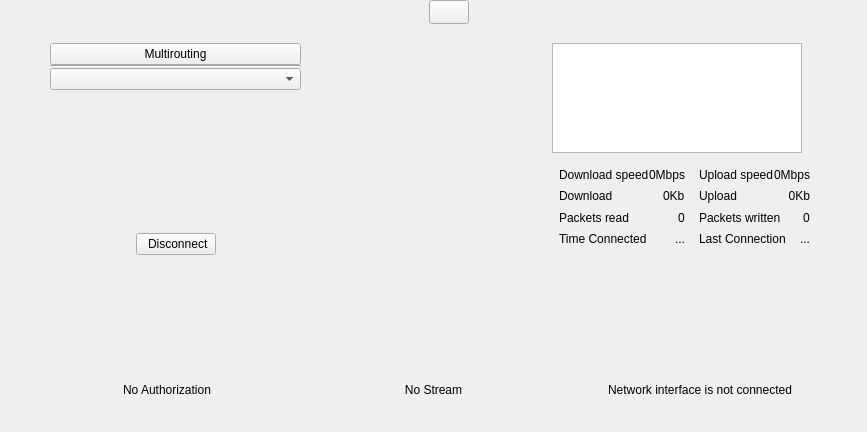
<?xml version="1.0" encoding="UTF-8"?>
<ui version="4.0">
 <class>DashboardSmall</class>
 <widget class="QWidget" name="DashboardSmall">
  <property name="geometry">
   <rect>
    <x>0</x>
    <y>0</y>
    <width>867</width>
    <height>432</height>
   </rect>
  </property>
  <property name="sizePolicy">
   <sizepolicy hsizetype="Minimum" vsizetype="Minimum">
    <horstretch>0</horstretch>
    <verstretch>0</verstretch>
   </sizepolicy>
  </property>
  <property name="windowTitle">
   <string>Form</string>
  </property>
  <property name="autoFillBackground">
   <bool>false</bool>
  </property>
  <property name="styleSheet">
   <string notr="true"/>
  </property>
  <layout class="QVBoxLayout" name="verticalLayout_10">
   <property name="spacing">
    <number>0</number>
   </property>
   <property name="leftMargin">
    <number>0</number>
   </property>
   <property name="topMargin">
    <number>0</number>
   </property>
   <property name="rightMargin">
    <number>0</number>
   </property>
   <property name="bottomMargin">
    <number>30</number>
   </property>
   <item>
    <layout class="QHBoxLayout" name="horizontalLayout_3">
     <item>
      <layout class="QVBoxLayout" name="verticalLayout_6">
       <property name="spacing">
        <number>0</number>
       </property>
       <item>
        <widget class="QToolButton" name="btMenu">
         <property name="autoRaise">
          <bool>true</bool>
         </property>
        </widget>
       </item>
       <item>
        <spacer name="verticalSpacer_5">
         <property name="orientation">
          <enum>Qt::Vertical</enum>
         </property>
         <property name="sizeType">
          <enum>QSizePolicy::Minimum</enum>
         </property>
         <property name="sizeHint" stdset="0">
          <size>
           <width>0</width>
           <height>1</height>
          </size>
         </property>
        </spacer>
       </item>
      </layout>
     </item>
     <item>
      <spacer name="horizontalSpacer_2">
       <property name="orientation">
        <enum>Qt::Horizontal</enum>
       </property>
       <property name="sizeHint" stdset="0">
        <size>
         <width>108</width>
         <height>20</height>
        </size>
       </property>
      </spacer>
     </item>
     <item>
      <layout class="QHBoxLayout" name="horizontalLayout_2">
       <property name="spacing">
        <number>0</number>
       </property>
       <item>
        <widget class="QLabel" name="lbMessage">
         <property name="sizePolicy">
          <sizepolicy hsizetype="Fixed" vsizetype="Minimum">
           <horstretch>0</horstretch>
           <verstretch>0</verstretch>
          </sizepolicy>
         </property>
         <property name="alignment">
          <set>Qt::AlignCenter</set>
         </property>
        </widget>
       </item>
       <item>
        <widget class="CustomPlacementButton" name="btMessageClose">
         <property name="sizePolicy">
          <sizepolicy hsizetype="Minimum" vsizetype="Minimum">
           <horstretch>0</horstretch>
           <verstretch>0</verstretch>
          </sizepolicy>
         </property>
         <property name="flat">
          <bool>false</bool>
         </property>
        </widget>
       </item>
      </layout>
     </item>
     <item>
      <spacer name="horizontalSpacer_3">
       <property name="orientation">
        <enum>Qt::Horizontal</enum>
       </property>
       <property name="sizeHint" stdset="0">
        <size>
         <width>108</width>
         <height>20</height>
        </size>
       </property>
      </spacer>
     </item>
     <item>
      <widget class="QWidget" name="wgTopRightSpacing" native="true">
       <property name="sizePolicy">
        <sizepolicy hsizetype="Fixed" vsizetype="Fixed">
         <horstretch>0</horstretch>
         <verstretch>0</verstretch>
        </sizepolicy>
       </property>
      </widget>
     </item>
    </layout>
   </item>
   <item>
    <spacer name="verticalSpacer_2">
     <property name="orientation">
      <enum>Qt::Vertical</enum>
     </property>
     <property name="sizeType">
      <enum>QSizePolicy::Fixed</enum>
     </property>
     <property name="sizeHint" stdset="0">
      <size>
       <width>20</width>
       <height>19</height>
      </size>
     </property>
    </spacer>
   </item>
   <item>
    <layout class="QHBoxLayout" name="horizontalLayout_15">
     <property name="spacing">
      <number>0</number>
     </property>
     <property name="leftMargin">
      <number>50</number>
     </property>
     <property name="topMargin">
      <number>0</number>
     </property>
     <property name="rightMargin">
      <number>50</number>
     </property>
     <property name="bottomMargin">
      <number>0</number>
     </property>
     <item>
      <layout class="QVBoxLayout" name="verticalLayout_3">
       <property name="spacing">
        <number>0</number>
       </property>
       <property name="topMargin">
        <number>0</number>
       </property>
       <item>
        <widget class="QWidget" name="wtMultirouting" native="true">
         <property name="sizePolicy">
          <sizepolicy hsizetype="Expanding" vsizetype="Fixed">
           <horstretch>0</horstretch>
           <verstretch>0</verstretch>
          </sizepolicy>
         </property>
         <layout class="QVBoxLayout" name="verticalLayout">
          <property name="spacing">
           <number>0</number>
          </property>
          <property name="leftMargin">
           <number>0</number>
          </property>
          <property name="topMargin">
           <number>0</number>
          </property>
          <property name="rightMargin">
           <number>0</number>
          </property>
          <property name="bottomMargin">
           <number>0</number>
          </property>
          <item>
           <layout class="QHBoxLayout" name="horizontalLayout_4">
            <property name="topMargin">
             <number>0</number>
            </property>
            <item>
             <widget class="CustomPlacementButton" name="btMultirouting">
              <property name="sizePolicy">
               <sizepolicy hsizetype="Expanding" vsizetype="Fixed">
                <horstretch>0</horstretch>
                <verstretch>0</verstretch>
               </sizepolicy>
              </property>
              <property name="text">
               <string>Multirouting</string>
              </property>
              <property name="checkable">
               <bool>true</bool>
              </property>
             </widget>
            </item>
           </layout>
          </item>
          <item>
           <widget class="Line" name="lineMultirouting">
            <property name="orientation">
             <enum>Qt::Horizontal</enum>
            </property>
           </widget>
          </item>
          <item>
           <widget class="ServersComboBox" name="cbUpstream">
            <property name="sizePolicy">
             <sizepolicy hsizetype="Expanding" vsizetype="Fixed">
              <horstretch>0</horstretch>
              <verstretch>0</verstretch>
             </sizepolicy>
            </property>
            <property name="maxVisibleItems">
             <number>6</number>
            </property>
            <property name="iconSize">
             <size>
              <width>31</width>
              <height>31</height>
             </size>
            </property>
           </widget>
          </item>
         </layout>
        </widget>
       </item>
       <item>
        <spacer name="verticalSpacer">
         <property name="orientation">
          <enum>Qt::Vertical</enum>
         </property>
         <property name="sizeType">
          <enum>QSizePolicy::Expanding</enum>
         </property>
         <property name="sizeHint" stdset="0">
          <size>
           <width>20</width>
           <height>81</height>
          </size>
         </property>
        </spacer>
       </item>
       <item>
        <layout class="QHBoxLayout" name="horizontalLayout_9">
         <item>
          <spacer name="horizontalSpacer_4">
           <property name="orientation">
            <enum>Qt::Horizontal</enum>
           </property>
           <property name="sizeHint" stdset="0">
            <size>
             <width>40</width>
             <height>20</height>
            </size>
           </property>
          </spacer>
         </item>
         <item>
          <widget class="CustomPlacementButton" name="btDisconnect">
           <property name="text">
            <string> Disconnect</string>
           </property>
          </widget>
         </item>
         <item>
          <spacer name="horizontalSpacer_5">
           <property name="orientation">
            <enum>Qt::Horizontal</enum>
           </property>
           <property name="sizeHint" stdset="0">
            <size>
             <width>40</width>
             <height>20</height>
            </size>
           </property>
          </spacer>
         </item>
        </layout>
       </item>
      </layout>
     </item>
     <item>
      <spacer name="horizontalSpacer">
       <property name="orientation">
        <enum>Qt::Horizontal</enum>
       </property>
       <property name="sizeType">
        <enum>QSizePolicy::Expanding</enum>
       </property>
       <property name="sizeHint" stdset="0">
        <size>
         <width>68</width>
         <height>20</height>
        </size>
       </property>
      </spacer>
     </item>
     <item>
      <layout class="QVBoxLayout" name="verticalLayout_2" stretch="0,0">
       <property name="spacing">
        <number>6</number>
       </property>
       <property name="bottomMargin">
        <number>0</number>
       </property>
       <item>
        <widget class="QGraphicsView" name="graphicsView">
         <property name="sizePolicy">
          <sizepolicy hsizetype="Minimum" vsizetype="Fixed">
           <horstretch>0</horstretch>
           <verstretch>0</verstretch>
          </sizepolicy>
         </property>
         <property name="minimumSize">
          <size>
           <width>250</width>
           <height>110</height>
          </size>
         </property>
         <property name="maximumSize">
          <size>
           <width>250</width>
           <height>110</height>
          </size>
         </property>
         <property name="styleSheet">
          <string notr="true"> *{} /*Don't remove this!!! Needed for right sizes*/</string>
         </property>
         <property name="verticalScrollBarPolicy">
          <enum>Qt::ScrollBarAlwaysOff</enum>
         </property>
         <property name="horizontalScrollBarPolicy">
          <enum>Qt::ScrollBarAlwaysOff</enum>
         </property>
         <property name="backgroundBrush">
          <brush brushstyle="NoBrush">
           <color alpha="255">
            <red>255</red>
            <green>255</green>
            <blue>255</blue>
           </color>
          </brush>
         </property>
         <property name="foregroundBrush">
          <brush brushstyle="NoBrush">
           <color alpha="255">
            <red>255</red>
            <green>255</green>
            <blue>255</blue>
           </color>
          </brush>
         </property>
         <property name="interactive">
          <bool>false</bool>
         </property>
         <property name="renderHints">
          <set>QPainter::Antialiasing|QPainter::HighQualityAntialiasing|QPainter::TextAntialiasing</set>
         </property>
         <property name="viewportUpdateMode">
          <enum>QGraphicsView::FullViewportUpdate</enum>
         </property>
        </widget>
       </item>
       <item>
        <widget class="QWidget" name="bgStatistics" native="true">
         <property name="sizePolicy">
          <sizepolicy hsizetype="Preferred" vsizetype="Expanding">
           <horstretch>0</horstretch>
           <verstretch>0</verstretch>
          </sizepolicy>
         </property>
         <property name="minimumSize">
          <size>
           <width>0</width>
           <height>39</height>
          </size>
         </property>
         <layout class="QHBoxLayout" name="horizontalLayout_5">
          <property name="spacing">
           <number>14</number>
          </property>
          <property name="leftMargin">
           <number>7</number>
          </property>
          <property name="topMargin">
           <number>5</number>
          </property>
          <property name="rightMargin">
           <number>7</number>
          </property>
          <property name="bottomMargin">
           <number>6</number>
          </property>
          <item>
           <layout class="QVBoxLayout" name="verticalLayout_9">
            <property name="spacing">
             <number>0</number>
            </property>
            <property name="leftMargin">
             <number>0</number>
            </property>
            <property name="topMargin">
             <number>0</number>
            </property>
            <property name="rightMargin">
             <number>0</number>
            </property>
            <property name="bottomMargin">
             <number>0</number>
            </property>
            <item>
             <layout class="QHBoxLayout" name="horizontalLayout_14">
              <property name="spacing">
               <number>0</number>
              </property>
              <property name="topMargin">
               <number>0</number>
              </property>
              <item>
               <widget class="QLabel" name="lblTitleDownloadSpeed">
                <property name="sizePolicy">
                 <sizepolicy hsizetype="Preferred" vsizetype="Preferred">
                  <horstretch>1</horstretch>
                  <verstretch>0</verstretch>
                 </sizepolicy>
                </property>
                <property name="text">
                 <string>Download speed</string>
                </property>
               </widget>
              </item>
              <item>
               <widget class="QLabel" name="lblDownloadSpeed">
                <property name="layoutDirection">
                 <enum>Qt::RightToLeft</enum>
                </property>
                <property name="text">
                 <string>0Mbps</string>
                </property>
               </widget>
              </item>
             </layout>
            </item>
            <item>
             <layout class="QHBoxLayout" name="horizontalLayout_13">
              <property name="spacing">
               <number>0</number>
              </property>
              <property name="topMargin">
               <number>0</number>
              </property>
              <property name="rightMargin">
               <number>0</number>
              </property>
              <item>
               <widget class="QLabel" name="lbTitleDownload">
                <property name="sizePolicy">
                 <sizepolicy hsizetype="Preferred" vsizetype="Preferred">
                  <horstretch>1</horstretch>
                  <verstretch>0</verstretch>
                 </sizepolicy>
                </property>
                <property name="text">
                 <string>Download</string>
                </property>
               </widget>
              </item>
              <item>
               <widget class="QLabel" name="lbReceived">
                <property name="sizePolicy">
                 <sizepolicy hsizetype="Expanding" vsizetype="Minimum">
                  <horstretch>0</horstretch>
                  <verstretch>0</verstretch>
                 </sizepolicy>
                </property>
                <property name="font">
                 <font/>
                </property>
                <property name="layoutDirection">
                 <enum>Qt::RightToLeft</enum>
                </property>
                <property name="text">
                 <string>0Kb</string>
                </property>
                <property name="alignment">
                 <set>Qt::AlignLeading|Qt::AlignLeft|Qt::AlignVCenter</set>
                </property>
               </widget>
              </item>
             </layout>
            </item>
            <item>
             <layout class="QHBoxLayout" name="horizontalLayout_17">
              <property name="spacing">
               <number>0</number>
              </property>
              <property name="topMargin">
               <number>0</number>
              </property>
              <item>
               <widget class="QLabel" name="lblTitlePacketsRead">
                <property name="sizePolicy">
                 <sizepolicy hsizetype="Preferred" vsizetype="Preferred">
                  <horstretch>1</horstretch>
                  <verstretch>0</verstretch>
                 </sizepolicy>
                </property>
                <property name="text">
                 <string>Packets read</string>
                </property>
               </widget>
              </item>
              <item>
               <widget class="QLabel" name="lblPacketsRead">
                <property name="layoutDirection">
                 <enum>Qt::RightToLeft</enum>
                </property>
                <property name="text">
                 <string>0</string>
                </property>
               </widget>
              </item>
             </layout>
            </item>
            <item>
             <layout class="QHBoxLayout" name="horizontalLayout_18">
              <property name="spacing">
               <number>0</number>
              </property>
              <property name="topMargin">
               <number>0</number>
              </property>
              <item>
               <widget class="QLabel" name="lblTitleTimeConnected">
                <property name="sizePolicy">
                 <sizepolicy hsizetype="Preferred" vsizetype="Preferred">
                  <horstretch>1</horstretch>
                  <verstretch>0</verstretch>
                 </sizepolicy>
                </property>
                <property name="text">
                 <string>Time Connected</string>
                </property>
               </widget>
              </item>
              <item>
               <widget class="QLabel" name="lblTimeConnected">
                <property name="sizePolicy">
                 <sizepolicy hsizetype="Preferred" vsizetype="Preferred">
                  <horstretch>0</horstretch>
                  <verstretch>0</verstretch>
                 </sizepolicy>
                </property>
                <property name="layoutDirection">
                 <enum>Qt::RightToLeft</enum>
                </property>
                <property name="text">
                 <string>...</string>
                </property>
               </widget>
              </item>
             </layout>
            </item>
           </layout>
          </item>
          <item>
           <layout class="QVBoxLayout" name="verticalLayout_15">
            <property name="spacing">
             <number>0</number>
            </property>
            <property name="leftMargin">
             <number>0</number>
            </property>
            <property name="topMargin">
             <number>0</number>
            </property>
            <property name="rightMargin">
             <number>0</number>
            </property>
            <property name="bottomMargin">
             <number>0</number>
            </property>
            <item>
             <layout class="QHBoxLayout" name="horizontalLayout_25">
              <property name="spacing">
               <number>0</number>
              </property>
              <item>
               <widget class="QLabel" name="lblTitleUploadSpeed">
                <property name="sizePolicy">
                 <sizepolicy hsizetype="Preferred" vsizetype="Preferred">
                  <horstretch>1</horstretch>
                  <verstretch>0</verstretch>
                 </sizepolicy>
                </property>
                <property name="text">
                 <string>Upload speed</string>
                </property>
               </widget>
              </item>
              <item>
               <widget class="QLabel" name="lblUploadSpeed">
                <property name="layoutDirection">
                 <enum>Qt::RightToLeft</enum>
                </property>
                <property name="text">
                 <string>0Mbps</string>
                </property>
               </widget>
              </item>
             </layout>
            </item>
            <item>
             <layout class="QHBoxLayout" name="horizontalLayout_19">
              <property name="spacing">
               <number>0</number>
              </property>
              <property name="topMargin">
               <number>0</number>
              </property>
              <property name="rightMargin">
               <number>0</number>
              </property>
              <item>
               <widget class="QLabel" name="lblTitleUpload">
                <property name="sizePolicy">
                 <sizepolicy hsizetype="Preferred" vsizetype="Preferred">
                  <horstretch>1</horstretch>
                  <verstretch>0</verstretch>
                 </sizepolicy>
                </property>
                <property name="text">
                 <string>Upload</string>
                </property>
               </widget>
              </item>
              <item>
               <widget class="QLabel" name="lbSent">
                <property name="sizePolicy">
                 <sizepolicy hsizetype="Expanding" vsizetype="Minimum">
                  <horstretch>0</horstretch>
                  <verstretch>0</verstretch>
                 </sizepolicy>
                </property>
                <property name="layoutDirection">
                 <enum>Qt::RightToLeft</enum>
                </property>
                <property name="text">
                 <string>0Kb</string>
                </property>
                <property name="alignment">
                 <set>Qt::AlignRight|Qt::AlignTrailing|Qt::AlignVCenter</set>
                </property>
               </widget>
              </item>
             </layout>
            </item>
            <item>
             <layout class="QHBoxLayout" name="horizontalLayout_24">
              <property name="spacing">
               <number>0</number>
              </property>
              <item>
               <widget class="QLabel" name="lblTitlePacketsWritten">
                <property name="sizePolicy">
                 <sizepolicy hsizetype="Preferred" vsizetype="Preferred">
                  <horstretch>1</horstretch>
                  <verstretch>0</verstretch>
                 </sizepolicy>
                </property>
                <property name="text">
                 <string>Packets written</string>
                </property>
               </widget>
              </item>
              <item>
               <widget class="QLabel" name="lblPacketsWritten">
                <property name="layoutDirection">
                 <enum>Qt::RightToLeft</enum>
                </property>
                <property name="text">
                 <string>0</string>
                </property>
               </widget>
              </item>
             </layout>
            </item>
            <item>
             <layout class="QHBoxLayout" name="horizontalLayout_23">
              <property name="spacing">
               <number>0</number>
              </property>
              <property name="topMargin">
               <number>0</number>
              </property>
              <item>
               <widget class="QLabel" name="lblTitleLastConnection">
                <property name="sizePolicy">
                 <sizepolicy hsizetype="Preferred" vsizetype="Preferred">
                  <horstretch>1</horstretch>
                  <verstretch>0</verstretch>
                 </sizepolicy>
                </property>
                <property name="text">
                 <string>Last Connection</string>
                </property>
               </widget>
              </item>
              <item>
               <widget class="QLabel" name="lblLastConnection">
                <property name="layoutDirection">
                 <enum>Qt::RightToLeft</enum>
                </property>
                <property name="text">
                 <string>...</string>
                </property>
               </widget>
              </item>
             </layout>
            </item>
           </layout>
          </item>
         </layout>
        </widget>
       </item>
      </layout>
     </item>
    </layout>
   </item>
   <item>
    <spacer name="verticalSpacer_3">
     <property name="orientation">
      <enum>Qt::Vertical</enum>
     </property>
     <property name="sizeType">
      <enum>QSizePolicy::Fixed</enum>
     </property>
     <property name="sizeHint" stdset="0">
      <size>
       <width>867</width>
       <height>100</height>
      </size>
     </property>
    </spacer>
   </item>
   <item>
    <layout class="QHBoxLayout" name="horizontalLayout_12">
     <property name="spacing">
      <number>1</number>
     </property>
     <property name="leftMargin">
      <number>34</number>
     </property>
     <property name="rightMargin">
      <number>34</number>
     </property>
     <item>
      <widget class="QWidget" name="bgAuth" native="true">
       <property name="sizePolicy">
        <sizepolicy hsizetype="Expanding" vsizetype="Minimum">
         <horstretch>0</horstretch>
         <verstretch>0</verstretch>
        </sizepolicy>
       </property>
       <layout class="QVBoxLayout" name="verticalLayout_11">
        <property name="spacing">
         <number>3</number>
        </property>
        <property name="leftMargin">
         <number>5</number>
        </property>
        <property name="topMargin">
         <number>5</number>
        </property>
        <property name="rightMargin">
         <number>5</number>
        </property>
        <property name="bottomMargin">
         <number>5</number>
        </property>
        <item>
         <layout class="QHBoxLayout" name="horizontalLayout">
          <item>
           <spacer name="horizontalSpacer_6">
            <property name="orientation">
             <enum>Qt::Horizontal</enum>
            </property>
            <property name="sizeHint" stdset="0">
             <size>
              <width>40</width>
              <height>20</height>
             </size>
            </property>
           </spacer>
          </item>
          <item>
           <layout class="QVBoxLayout" name="verticalLayout_4">
            <property name="spacing">
             <number>2</number>
            </property>
            <item>
             <widget class="QLabel" name="lbAuthorization">
              <property name="sizePolicy">
               <sizepolicy hsizetype="Minimum" vsizetype="Minimum">
                <horstretch>0</horstretch>
                <verstretch>0</verstretch>
               </sizepolicy>
              </property>
              <property name="minimumSize">
               <size>
                <width>20</width>
                <height>20</height>
               </size>
              </property>
              <property name="maximumSize">
               <size>
                <width>20</width>
                <height>20</height>
               </size>
              </property>
              <property name="styleSheet">
               <string notr="true"/>
              </property>
              <property name="frameShape">
               <enum>QFrame::NoFrame</enum>
              </property>
              <property name="lineWidth">
               <number>0</number>
              </property>
              <property name="midLineWidth">
               <number>0</number>
              </property>
              <property name="text">
               <string/>
              </property>
              <property name="scaledContents">
               <bool>true</bool>
              </property>
              <property name="mode" stdset="0">
               <bool>false</bool>
              </property>
             </widget>
            </item>
           </layout>
          </item>
          <item>
           <spacer name="horizontalSpacer_7">
            <property name="orientation">
             <enum>Qt::Horizontal</enum>
            </property>
            <property name="sizeHint" stdset="0">
             <size>
              <width>40</width>
              <height>20</height>
             </size>
            </property>
           </spacer>
          </item>
         </layout>
        </item>
        <item>
         <widget class="QLabel" name="lbAuthorizationText">
          <property name="sizePolicy">
           <sizepolicy hsizetype="Preferred" vsizetype="Minimum">
            <horstretch>0</horstretch>
            <verstretch>0</verstretch>
           </sizepolicy>
          </property>
          <property name="maximumSize">
           <size>
            <width>16777215</width>
            <height>50</height>
           </size>
          </property>
          <property name="font">
           <font>
            <weight>50</weight>
            <italic>false</italic>
            <bold>false</bold>
           </font>
          </property>
          <property name="text">
           <string>No Authorization</string>
          </property>
          <property name="alignment">
           <set>Qt::AlignCenter</set>
          </property>
          <property name="wordWrap">
           <bool>true</bool>
          </property>
         </widget>
        </item>
       </layout>
      </widget>
     </item>
     <item>
      <widget class="QWidget" name="bgStream" native="true">
       <property name="sizePolicy">
        <sizepolicy hsizetype="Expanding" vsizetype="Minimum">
         <horstretch>0</horstretch>
         <verstretch>0</verstretch>
        </sizepolicy>
       </property>
       <layout class="QVBoxLayout" name="verticalLayout_12">
        <property name="spacing">
         <number>3</number>
        </property>
        <property name="leftMargin">
         <number>5</number>
        </property>
        <property name="topMargin">
         <number>5</number>
        </property>
        <property name="rightMargin">
         <number>5</number>
        </property>
        <property name="bottomMargin">
         <number>5</number>
        </property>
        <item>
         <layout class="QHBoxLayout" name="horizontalLayout_8">
          <item>
           <spacer name="horizontalSpacer_8">
            <property name="orientation">
             <enum>Qt::Horizontal</enum>
            </property>
            <property name="sizeHint" stdset="0">
             <size>
              <width>40</width>
              <height>20</height>
             </size>
            </property>
           </spacer>
          </item>
          <item>
           <layout class="QVBoxLayout" name="verticalLayout_5">
            <item>
             <widget class="QLabel" name="lbStream">
              <property name="sizePolicy">
               <sizepolicy hsizetype="Minimum" vsizetype="Minimum">
                <horstretch>0</horstretch>
                <verstretch>0</verstretch>
               </sizepolicy>
              </property>
              <property name="minimumSize">
               <size>
                <width>20</width>
                <height>20</height>
               </size>
              </property>
              <property name="maximumSize">
               <size>
                <width>20</width>
                <height>20</height>
               </size>
              </property>
              <property name="styleSheet">
               <string notr="true"/>
              </property>
              <property name="frameShape">
               <enum>QFrame::NoFrame</enum>
              </property>
              <property name="lineWidth">
               <number>0</number>
              </property>
              <property name="midLineWidth">
               <number>0</number>
              </property>
              <property name="text">
               <string/>
              </property>
              <property name="scaledContents">
               <bool>true</bool>
              </property>
             </widget>
            </item>
           </layout>
          </item>
          <item>
           <spacer name="horizontalSpacer_9">
            <property name="orientation">
             <enum>Qt::Horizontal</enum>
            </property>
            <property name="sizeHint" stdset="0">
             <size>
              <width>40</width>
              <height>20</height>
             </size>
            </property>
           </spacer>
          </item>
         </layout>
        </item>
        <item>
         <widget class="QLabel" name="lbStreamText">
          <property name="sizePolicy">
           <sizepolicy hsizetype="Preferred" vsizetype="Minimum">
            <horstretch>0</horstretch>
            <verstretch>0</verstretch>
           </sizepolicy>
          </property>
          <property name="maximumSize">
           <size>
            <width>16777215</width>
            <height>50</height>
           </size>
          </property>
          <property name="font">
           <font>
            <weight>50</weight>
            <italic>false</italic>
            <bold>false</bold>
           </font>
          </property>
          <property name="text">
           <string notr="true">No Stream</string>
          </property>
          <property name="alignment">
           <set>Qt::AlignCenter</set>
          </property>
          <property name="wordWrap">
           <bool>true</bool>
          </property>
         </widget>
        </item>
       </layout>
      </widget>
     </item>
     <item>
      <widget class="QWidget" name="bgConnection" native="true">
       <property name="sizePolicy">
        <sizepolicy hsizetype="Expanding" vsizetype="Minimum">
         <horstretch>0</horstretch>
         <verstretch>0</verstretch>
        </sizepolicy>
       </property>
       <layout class="QVBoxLayout" name="verticalLayout_14">
        <property name="spacing">
         <number>3</number>
        </property>
        <property name="leftMargin">
         <number>5</number>
        </property>
        <property name="topMargin">
         <number>5</number>
        </property>
        <property name="rightMargin">
         <number>5</number>
        </property>
        <property name="bottomMargin">
         <number>5</number>
        </property>
        <item>
         <layout class="QHBoxLayout" name="horizontalLayout_11">
          <item>
           <spacer name="horizontalSpacer_12">
            <property name="orientation">
             <enum>Qt::Horizontal</enum>
            </property>
            <property name="sizeHint" stdset="0">
             <size>
              <width>40</width>
              <height>20</height>
             </size>
            </property>
           </spacer>
          </item>
          <item>
           <layout class="QVBoxLayout" name="verticalLayout_7">
            <item>
             <widget class="QLabel" name="lbTunnel">
              <property name="sizePolicy">
               <sizepolicy hsizetype="Minimum" vsizetype="Minimum">
                <horstretch>0</horstretch>
                <verstretch>0</verstretch>
               </sizepolicy>
              </property>
              <property name="minimumSize">
               <size>
                <width>20</width>
                <height>20</height>
               </size>
              </property>
              <property name="maximumSize">
               <size>
                <width>20</width>
                <height>20</height>
               </size>
              </property>
              <property name="styleSheet">
               <string notr="true"/>
              </property>
              <property name="frameShape">
               <enum>QFrame::NoFrame</enum>
              </property>
              <property name="lineWidth">
               <number>0</number>
              </property>
              <property name="midLineWidth">
               <number>0</number>
              </property>
              <property name="text">
               <string/>
              </property>
              <property name="scaledContents">
               <bool>true</bool>
              </property>
             </widget>
            </item>
           </layout>
          </item>
          <item>
           <spacer name="horizontalSpacer_13">
            <property name="orientation">
             <enum>Qt::Horizontal</enum>
            </property>
            <property name="sizeHint" stdset="0">
             <size>
              <width>40</width>
              <height>20</height>
             </size>
            </property>
           </spacer>
          </item>
         </layout>
        </item>
        <item>
         <widget class="QLabel" name="lbTunnelText">
          <property name="sizePolicy">
           <sizepolicy hsizetype="Preferred" vsizetype="Minimum">
            <horstretch>0</horstretch>
            <verstretch>0</verstretch>
           </sizepolicy>
          </property>
          <property name="maximumSize">
           <size>
            <width>16777215</width>
            <height>50</height>
           </size>
          </property>
          <property name="font">
           <font>
            <weight>50</weight>
            <italic>false</italic>
            <bold>false</bold>
           </font>
          </property>
          <property name="text">
           <string>Network interface is not connected</string>
          </property>
          <property name="alignment">
           <set>Qt::AlignCenter</set>
          </property>
          <property name="wordWrap">
           <bool>true</bool>
          </property>
         </widget>
        </item>
       </layout>
      </widget>
     </item>
    </layout>
   </item>
  </layout>
 </widget>
 <customwidgets>
  <customwidget>
   <class>CustomPlacementButton</class>
   <extends>QPushButton</extends>
   <header location="global">controls/CustomPlacementButton.h</header>
  </customwidget>
  <customwidget>
   <class>ServersComboBox</class>
   <extends>QComboBox</extends>
   <header location="global">controls/ServersComboBox.h</header>
  </customwidget>
 </customwidgets>
 <resources/>
 <connections/>
</ui>
